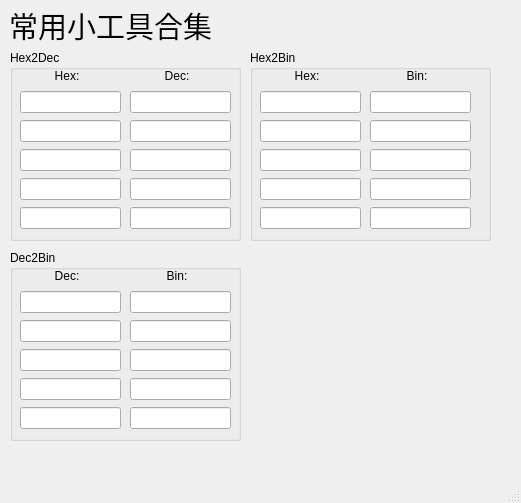
<?xml version="1.0" encoding="UTF-8"?>
<ui version="4.0">
 <class>MainWindow</class>
 <widget class="QMainWindow" name="MainWindow">
  <property name="geometry">
   <rect>
    <x>0</x>
    <y>0</y>
    <width>521</width>
    <height>503</height>
   </rect>
  </property>
  <property name="windowTitle">
   <string>MainWindow</string>
  </property>
  <widget class="QWidget" name="centralwidget">
   <widget class="QLabel" name="label">
    <property name="geometry">
     <rect>
      <x>9</x>
      <y>9</y>
      <width>221</width>
      <height>33</height>
     </rect>
    </property>
    <property name="font">
     <font>
      <family>Times New Roman</family>
      <pointsize>22</pointsize>
     </font>
    </property>
    <property name="text">
     <string>常用小工具合集</string>
    </property>
   </widget>
   <widget class="QGroupBox" name="groupBox">
    <property name="geometry">
     <rect>
      <x>10</x>
      <y>50</y>
      <width>231</width>
      <height>191</height>
     </rect>
    </property>
    <property name="minimumSize">
     <size>
      <width>0</width>
      <height>60</height>
     </size>
    </property>
    <property name="maximumSize">
     <size>
      <width>16777215</width>
      <height>16777215</height>
     </size>
    </property>
    <property name="title">
     <string>Hex2Dec</string>
    </property>
    <widget class="QWidget" name="verticalLayoutWidget">
     <property name="geometry">
      <rect>
       <x>10</x>
       <y>40</y>
       <width>101</width>
       <height>141</height>
      </rect>
     </property>
     <layout class="QVBoxLayout" name="verticalLayout">
      <item>
       <widget class="QLineEdit" name="lineEdit_1_1">
        <property name="alignment">
         <set>Qt::AlignCenter</set>
        </property>
       </widget>
      </item>
      <item>
       <widget class="QLineEdit" name="lineEdit_1_3">
        <property name="alignment">
         <set>Qt::AlignCenter</set>
        </property>
       </widget>
      </item>
      <item>
       <widget class="QLineEdit" name="lineEdit_1_5">
        <property name="alignment">
         <set>Qt::AlignCenter</set>
        </property>
       </widget>
      </item>
      <item>
       <widget class="QLineEdit" name="lineEdit_1_7">
        <property name="alignment">
         <set>Qt::AlignCenter</set>
        </property>
       </widget>
      </item>
      <item>
       <widget class="QLineEdit" name="lineEdit_1_9">
        <property name="alignment">
         <set>Qt::AlignCenter</set>
        </property>
       </widget>
      </item>
     </layout>
    </widget>
    <widget class="QWidget" name="verticalLayoutWidget_2">
     <property name="geometry">
      <rect>
       <x>120</x>
       <y>40</y>
       <width>101</width>
       <height>141</height>
      </rect>
     </property>
     <layout class="QVBoxLayout" name="verticalLayout_2">
      <item>
       <widget class="QLineEdit" name="lineEdit_1_2">
        <property name="alignment">
         <set>Qt::AlignCenter</set>
        </property>
       </widget>
      </item>
      <item>
       <widget class="QLineEdit" name="lineEdit_1_4">
        <property name="alignment">
         <set>Qt::AlignCenter</set>
        </property>
       </widget>
      </item>
      <item>
       <widget class="QLineEdit" name="lineEdit_1_6">
        <property name="alignment">
         <set>Qt::AlignCenter</set>
        </property>
       </widget>
      </item>
      <item>
       <widget class="QLineEdit" name="lineEdit_1_8">
        <property name="alignment">
         <set>Qt::AlignCenter</set>
        </property>
       </widget>
      </item>
      <item>
       <widget class="QLineEdit" name="lineEdit_1_10">
        <property name="alignment">
         <set>Qt::AlignCenter</set>
        </property>
       </widget>
      </item>
     </layout>
    </widget>
    <widget class="QLabel" name="label_5">
     <property name="geometry">
      <rect>
       <x>30</x>
       <y>20</y>
       <width>54</width>
       <height>12</height>
      </rect>
     </property>
     <property name="text">
      <string>Hex:</string>
     </property>
     <property name="alignment">
      <set>Qt::AlignCenter</set>
     </property>
    </widget>
    <widget class="QLabel" name="label_6">
     <property name="geometry">
      <rect>
       <x>140</x>
       <y>20</y>
       <width>54</width>
       <height>12</height>
      </rect>
     </property>
     <property name="text">
      <string>Dec:</string>
     </property>
     <property name="alignment">
      <set>Qt::AlignCenter</set>
     </property>
    </widget>
   </widget>
   <widget class="QGroupBox" name="groupBox_2">
    <property name="geometry">
     <rect>
      <x>250</x>
      <y>50</y>
      <width>241</width>
      <height>191</height>
     </rect>
    </property>
    <property name="minimumSize">
     <size>
      <width>0</width>
      <height>60</height>
     </size>
    </property>
    <property name="maximumSize">
     <size>
      <width>16777215</width>
      <height>16777215</height>
     </size>
    </property>
    <property name="title">
     <string>Hex2Bin</string>
    </property>
    <widget class="QWidget" name="verticalLayoutWidget_3">
     <property name="geometry">
      <rect>
       <x>120</x>
       <y>40</y>
       <width>101</width>
       <height>141</height>
      </rect>
     </property>
     <layout class="QVBoxLayout" name="verticalLayout_3">
      <item>
       <widget class="QLineEdit" name="lineEdit_2_2">
        <property name="alignment">
         <set>Qt::AlignCenter</set>
        </property>
       </widget>
      </item>
      <item>
       <widget class="QLineEdit" name="lineEdit_2_4">
        <property name="alignment">
         <set>Qt::AlignCenter</set>
        </property>
       </widget>
      </item>
      <item>
       <widget class="QLineEdit" name="lineEdit_2_6">
        <property name="alignment">
         <set>Qt::AlignCenter</set>
        </property>
       </widget>
      </item>
      <item>
       <widget class="QLineEdit" name="lineEdit_2_8">
        <property name="alignment">
         <set>Qt::AlignCenter</set>
        </property>
       </widget>
      </item>
      <item>
       <widget class="QLineEdit" name="lineEdit_2_10">
        <property name="alignment">
         <set>Qt::AlignCenter</set>
        </property>
       </widget>
      </item>
     </layout>
    </widget>
    <widget class="QWidget" name="verticalLayoutWidget_4">
     <property name="geometry">
      <rect>
       <x>10</x>
       <y>40</y>
       <width>101</width>
       <height>141</height>
      </rect>
     </property>
     <layout class="QVBoxLayout" name="verticalLayout_4">
      <item>
       <widget class="QLineEdit" name="lineEdit_2_1">
        <property name="alignment">
         <set>Qt::AlignCenter</set>
        </property>
       </widget>
      </item>
      <item>
       <widget class="QLineEdit" name="lineEdit_2_3">
        <property name="alignment">
         <set>Qt::AlignCenter</set>
        </property>
       </widget>
      </item>
      <item>
       <widget class="QLineEdit" name="lineEdit_2_5">
        <property name="alignment">
         <set>Qt::AlignCenter</set>
        </property>
       </widget>
      </item>
      <item>
       <widget class="QLineEdit" name="lineEdit_2_7">
        <property name="alignment">
         <set>Qt::AlignCenter</set>
        </property>
       </widget>
      </item>
      <item>
       <widget class="QLineEdit" name="lineEdit_2_9">
        <property name="alignment">
         <set>Qt::AlignCenter</set>
        </property>
       </widget>
      </item>
     </layout>
    </widget>
    <widget class="QLabel" name="label_7">
     <property name="geometry">
      <rect>
       <x>30</x>
       <y>20</y>
       <width>54</width>
       <height>12</height>
      </rect>
     </property>
     <property name="text">
      <string>Hex:</string>
     </property>
     <property name="alignment">
      <set>Qt::AlignCenter</set>
     </property>
    </widget>
   </widget>
   <widget class="QGroupBox" name="groupBox_3">
    <property name="geometry">
     <rect>
      <x>10</x>
      <y>250</y>
      <width>231</width>
      <height>191</height>
     </rect>
    </property>
    <property name="minimumSize">
     <size>
      <width>0</width>
      <height>60</height>
     </size>
    </property>
    <property name="maximumSize">
     <size>
      <width>16777215</width>
      <height>16777215</height>
     </size>
    </property>
    <property name="title">
     <string>Dec2Bin</string>
    </property>
    <widget class="QWidget" name="verticalLayoutWidget_5">
     <property name="geometry">
      <rect>
       <x>120</x>
       <y>40</y>
       <width>101</width>
       <height>141</height>
      </rect>
     </property>
     <layout class="QVBoxLayout" name="verticalLayout_5">
      <item>
       <widget class="QLineEdit" name="lineEdit_3_2">
        <property name="alignment">
         <set>Qt::AlignCenter</set>
        </property>
       </widget>
      </item>
      <item>
       <widget class="QLineEdit" name="lineEdit_3_4">
        <property name="alignment">
         <set>Qt::AlignCenter</set>
        </property>
       </widget>
      </item>
      <item>
       <widget class="QLineEdit" name="lineEdit_3_6">
        <property name="alignment">
         <set>Qt::AlignCenter</set>
        </property>
       </widget>
      </item>
      <item>
       <widget class="QLineEdit" name="lineEdit_3_8">
        <property name="alignment">
         <set>Qt::AlignCenter</set>
        </property>
       </widget>
      </item>
      <item>
       <widget class="QLineEdit" name="lineEdit_3_10">
        <property name="alignment">
         <set>Qt::AlignCenter</set>
        </property>
       </widget>
      </item>
     </layout>
    </widget>
    <widget class="QWidget" name="verticalLayoutWidget_6">
     <property name="geometry">
      <rect>
       <x>10</x>
       <y>40</y>
       <width>101</width>
       <height>141</height>
      </rect>
     </property>
     <layout class="QVBoxLayout" name="verticalLayout_6">
      <item>
       <widget class="QLineEdit" name="lineEdit_3_1">
        <property name="alignment">
         <set>Qt::AlignCenter</set>
        </property>
       </widget>
      </item>
      <item>
       <widget class="QLineEdit" name="lineEdit_3_3">
        <property name="alignment">
         <set>Qt::AlignCenter</set>
        </property>
       </widget>
      </item>
      <item>
       <widget class="QLineEdit" name="lineEdit_3_5">
        <property name="alignment">
         <set>Qt::AlignCenter</set>
        </property>
       </widget>
      </item>
      <item>
       <widget class="QLineEdit" name="lineEdit_3_7">
        <property name="alignment">
         <set>Qt::AlignCenter</set>
        </property>
       </widget>
      </item>
      <item>
       <widget class="QLineEdit" name="lineEdit_3_9">
        <property name="alignment">
         <set>Qt::AlignCenter</set>
        </property>
       </widget>
      </item>
     </layout>
    </widget>
    <widget class="QLabel" name="label_10">
     <property name="geometry">
      <rect>
       <x>30</x>
       <y>20</y>
       <width>54</width>
       <height>12</height>
      </rect>
     </property>
     <property name="text">
      <string>Dec:</string>
     </property>
     <property name="alignment">
      <set>Qt::AlignCenter</set>
     </property>
    </widget>
    <widget class="QLabel" name="label_9">
     <property name="geometry">
      <rect>
       <x>140</x>
       <y>20</y>
       <width>54</width>
       <height>12</height>
      </rect>
     </property>
     <property name="text">
      <string>Bin:</string>
     </property>
     <property name="alignment">
      <set>Qt::AlignCenter</set>
     </property>
    </widget>
   </widget>
   <widget class="QLabel" name="label_8">
    <property name="geometry">
     <rect>
      <x>390</x>
      <y>70</y>
      <width>54</width>
      <height>12</height>
     </rect>
    </property>
    <property name="text">
     <string>Bin:</string>
    </property>
    <property name="alignment">
     <set>Qt::AlignCenter</set>
    </property>
   </widget>
  </widget>
  <widget class="QMenuBar" name="menubar">
   <property name="geometry">
    <rect>
     <x>0</x>
     <y>0</y>
     <width>521</width>
     <height>23</height>
    </rect>
   </property>
  </widget>
  <widget class="QStatusBar" name="statusbar"/>
 </widget>
 <tabstops>
  <tabstop>lineEdit_1_1</tabstop>
  <tabstop>lineEdit_1_3</tabstop>
  <tabstop>lineEdit_1_5</tabstop>
  <tabstop>lineEdit_1_7</tabstop>
  <tabstop>lineEdit_1_9</tabstop>
  <tabstop>lineEdit_1_2</tabstop>
  <tabstop>lineEdit_1_4</tabstop>
  <tabstop>lineEdit_1_6</tabstop>
  <tabstop>lineEdit_1_8</tabstop>
  <tabstop>lineEdit_1_10</tabstop>
  <tabstop>lineEdit_2_1</tabstop>
  <tabstop>lineEdit_2_3</tabstop>
  <tabstop>lineEdit_2_5</tabstop>
  <tabstop>lineEdit_2_7</tabstop>
  <tabstop>lineEdit_2_9</tabstop>
  <tabstop>lineEdit_2_2</tabstop>
  <tabstop>lineEdit_2_4</tabstop>
  <tabstop>lineEdit_2_6</tabstop>
  <tabstop>lineEdit_2_8</tabstop>
  <tabstop>lineEdit_2_10</tabstop>
  <tabstop>lineEdit_3_1</tabstop>
  <tabstop>lineEdit_3_3</tabstop>
  <tabstop>lineEdit_3_5</tabstop>
  <tabstop>lineEdit_3_7</tabstop>
  <tabstop>lineEdit_3_9</tabstop>
  <tabstop>lineEdit_3_2</tabstop>
  <tabstop>lineEdit_3_4</tabstop>
  <tabstop>lineEdit_3_6</tabstop>
  <tabstop>lineEdit_3_8</tabstop>
  <tabstop>lineEdit_3_10</tabstop>
 </tabstops>
 <resources/>
 <connections/>
</ui>
